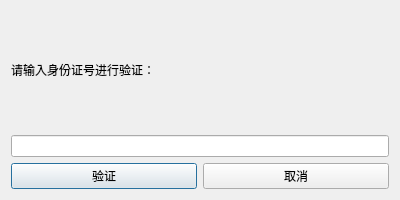
<?xml version="1.0" encoding="utf-8"?>
<ui version="4.0">
	<class>IdVerifyDialog</class>
	<widget class="QDialog" name="IdVerifyDialog">
		<property name="geometry">
			<rect>
				<x>0</x>
				<y>0</y>
				<width>400</width>
				<height>200</height>
			</rect>
		</property>
		<property name="windowTitle">
			<string>身份验证</string>
		</property>
		<layout class="QVBoxLayout" name="verticalLayout">
			<item>
				<widget class="QLabel" name="label">
					<property name="text">
						<string>请输入身份证号进行验证：</string>
					</property>
				</widget>
			</item>
			<item>
				<widget class="QLineEdit" name="idLineEdit"/>
			</item>
			<item>
				<layout class="QHBoxLayout" name="horizontalLayout">
					<item>
						<widget class="QPushButton" name="verifyButton">
							<property name="text">
								<string>验证</string>
							</property>
						</widget>
					</item>
					<item>
						<widget class="QPushButton" name="cancelButton">
							<property name="text">
								<string>取消</string>
							</property>
						</widget>
					</item>
				</layout>
			</item>
		</layout>
	</widget>
	<resources/>
	<connections>
		<connection>
			<sender>verifyButton</sender>
			<signal>clicked()</signal>
			<receiver>IdVerifyDialog</receiver>
			<slot>on_verifyButton_clicked()</slot>
		</connection>
		<connection>
			<sender>cancelButton</sender>
			<signal>clicked()</signal>
			<receiver>IdVerifyDialog</receiver>
			<slot>on_cancelButton_clicked()</slot>
		</connection>
	</connections>
</ui>
